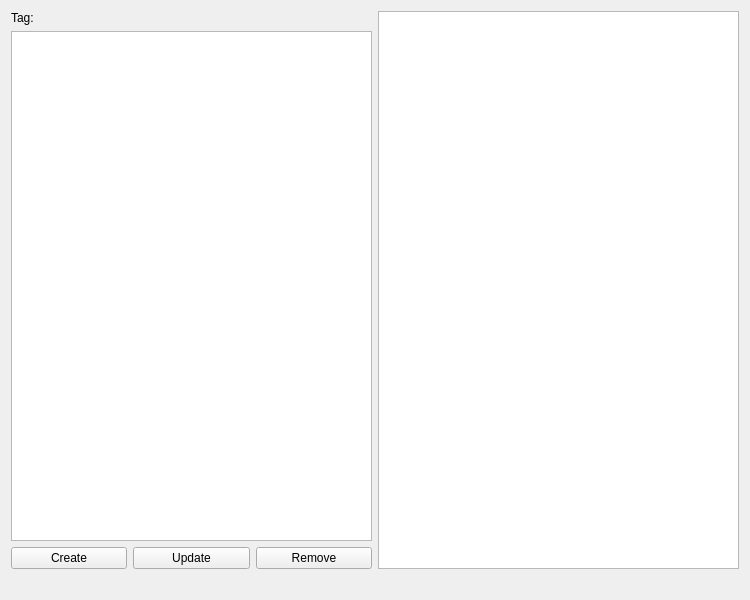
<?xml version="1.0" encoding="UTF-8"?>
<ui version="4.0">
 <class>TagView</class>
 <widget class="QWidget" name="TagView">
  <property name="geometry">
   <rect>
    <x>0</x>
    <y>0</y>
    <width>750</width>
    <height>600</height>
   </rect>
  </property>
  <property name="windowTitle">
   <string>Form</string>
  </property>
  <layout class="QVBoxLayout" name="vl_main">
   <item>
    <layout class="QHBoxLayout" name="hl_left">
     <item>
      <layout class="QVBoxLayout" name="verticalLayout">
       <item>
        <widget class="QLabel" name="l_tag">
         <property name="text">
          <string>Tag:</string>
         </property>
        </widget>
       </item>
       <item>
        <widget class="QTextEdit" name="te_create_tag"/>
       </item>
       <item>
        <layout class="QHBoxLayout" name="hl_buttons">
         <item>
          <widget class="QPushButton" name="b_create_tag">
           <property name="text">
            <string>Create</string>
           </property>
          </widget>
         </item>
         <item>
          <widget class="QPushButton" name="b_update_tag">
           <property name="text">
            <string>Update</string>
           </property>
          </widget>
         </item>
         <item>
          <widget class="QPushButton" name="b_remove_tag">
           <property name="text">
            <string>Remove</string>
           </property>
          </widget>
         </item>
        </layout>
       </item>
      </layout>
     </item>
     <item>
      <widget class="QListView" name="lv_created_tags">
       <property name="editTriggers">
        <set>QAbstractItemView::NoEditTriggers</set>
       </property>
      </widget>
     </item>
    </layout>
   </item>
   <item>
    <widget class="QLabel" name="l_info">
     <property name="autoFillBackground">
      <bool>true</bool>
     </property>
     <property name="text">
      <string/>
     </property>
    </widget>
   </item>
  </layout>
 </widget>
 <resources/>
 <connections/>
</ui>
